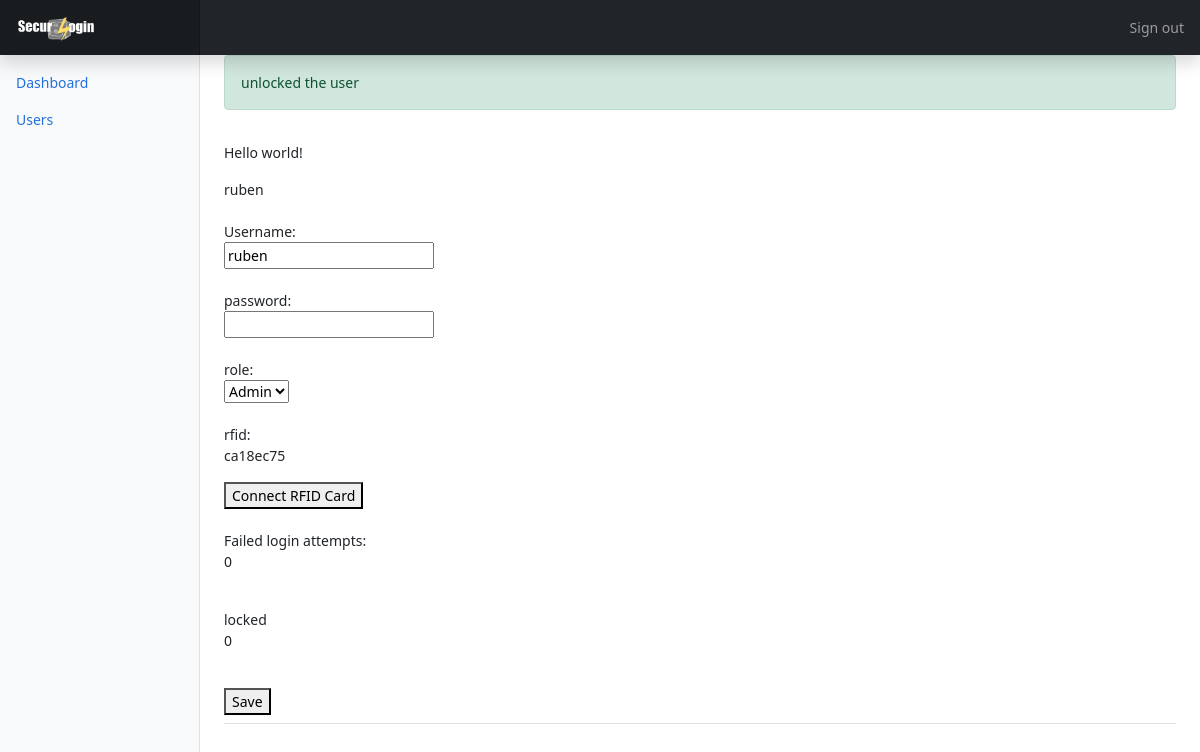
The app's page /unlock/5 (signed in) with its own data.
### tables this page shows
CREATE TABLE 'users' (
  'user_id' INTEGER PRIMARY KEY,
  'role' VARCHAR(50) NULL,
  'user_name' VARCHAR(50) NULL,
  'salt' VARCHAR(255) NULL,
  'password' VARCHAR(255) NULL,
  'RFID' VARCHAR(15) NULL,
  'Failed_Login_Attempts' INT NULL,
  'locked' BOOL NULL
  );

### app.py (the view)
@app.route('/unlock/<id>')
def unlock(id):
    role = session.get('LoggedIn',0)
    if(role == 2):
        conn = sqlite3.connect('test.db')
        conn.execute(''' UPDATE `users` SET locked=0, Failed_Login_Attempts=0 WHERE user_id='%s';''' % id)
        conn.commit()
        cursor = conn.execute('''SELECT * FROM `users` WHERE user_id = '%s' ''' % id)
        user = cursor.fetchone()
        msg = Message("success", "unlocked the user")
        return render_template('user_edit.html', title='user edit Dashboard', user = user, msg=msg)
    elif(role == 1):
        return redirect('user')
    else:
        return redirect('/')

### templates/user_edit.html (shortened to what this page needs)
{% extends 'adminbase.html' %}
{% block content %}
<link rel="stylesheet" href="{{ url_for('static', filename='style.css') }}">
<form action="/{{ 'user_edit/' + user[0]|string }}" method="post">
	<p>Hello world!</p>{{ user[2] }}<br><br>
	<label>Username: </label><br>
	<input type="text" name="username" value="{{ user[2] }}"><br><br>
	<label>password:</label><br>
	<input type="password" name="password"><br><br>
	<label>role: </label><br>
	{% if user[1] == 1 %}
	<select name="role">
	    <option value="1" selected="selected">User</option>
	    <option value="2">Admin</option>
	</select>
	{% else %}
	<select name="role">
	    <option value="2" selected="selected">Admin</option>
	</select>
	{% endif %}
	<br><br>
	<label>rfid:</label><br>
	<p>{{ user[5] }}</p>
	<button type="button" id="link_rfid">Connect RFID Card</button><br><br>
	<label>Failed login attempts:</label><br>
	<p>{{ user[6] }}</p><br>
	<label>locked</label><br>
	<p>{{ user[7] }}</p>
	<br>
	<button type="submit">Save</button>
</form>
{% endblock content %}

### static/dashboard.css (style rules this page uses)
body { font-size: .875rem; }

### records on screen
users: user_name "ruben", username "ruben", RFID "ca18ec75", Failed_Login_Attempts "0", locked "0"

### other values on screen
{{ msg.text }} "unlocked the user"
